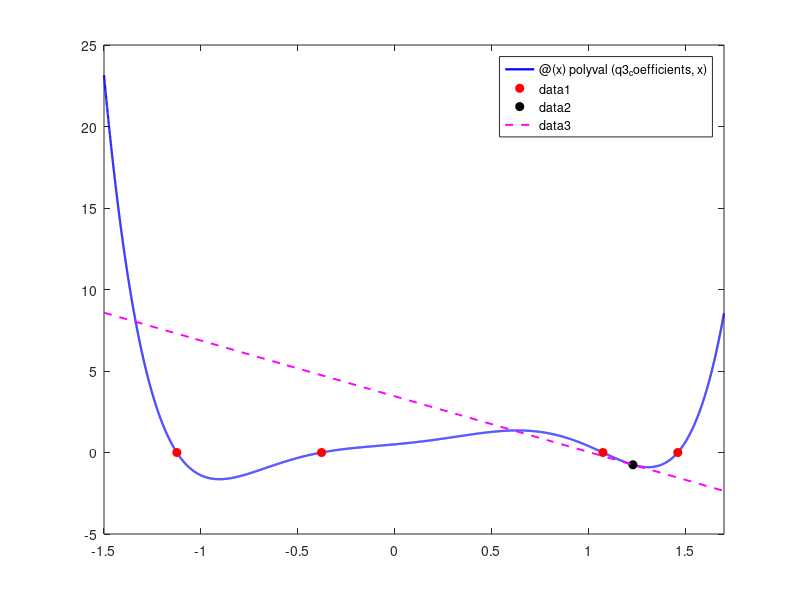

Here is the MATLAB script that generated this plot: (Note: this script raises an error after producing the figure.)
clear;
clc;
close all;

q1_f = @(x) 2*x.^4+3*x-3;
q1_value_at_zero = q1_f(0);
q1_y_intercept = [0,q1_value_at_zero];
q1_statement_true = q1_value_at_zero==3;

q2_f = @(x) 5*x-6;
q2_point = [2,4];
q2_value = q2_f(q2_point(1));
q2_statement_true = q2_value==q2_point(2);

q3_coefficients = [3,-2.9,-4.9,2.7,0.9,1.1,0.5];
q3_f = @(x) polyval(q3_coefficients,x);
q3_all_roots = roots(q3_coefficients);
q3_real_roots = sort(real(q3_all_roots(abs(imag(q3_all_roots))<1e-10)));
q3_value_at_zero = q3_f(0);
q3_zero_is_root = abs(q3_value_at_zero)<1e-10;
q3_x0 = 1.23;
q3_y0 = q3_f(q3_x0);
q3_point = [q3_x0,q3_y0];
q3_derivative_coefficients = polyder(q3_coefficients);
q3_tangent_slope = polyval(q3_derivative_coefficients,q3_x0);
q3_tangent = @(x) q3_y0+q3_tangent_slope*(x-q3_x0);
figure('Name','Question 3','Color','w','Position',[100,100,1000,650]);
fplot(q3_f,[-1.5,1.7],'b','LineWidth',1.6);
hold on;
plot(q3_real_roots,zeros(size(q3_real_roots)),'ro','MarkerFaceColor','r');
plot(q3_x0,q3_y0,'ko','MarkerFaceColor','k');
fplot(q3_tangent,[-1.5,1.7],'m--','LineWidth',1.4);
yline(0,'k:');
xlabel('x'); ylabel('y'); title('Question 3');
legend('Polynomial','Real zeros','Point at x = 1.23','Tangent line','Location','best');
grid on;

q3_g = q3_f;
q3_restricted_domain = [0.2,1.5];
figure('Name','Question 3 - restricted domain','Color','w','Position',[100,100,1000,650]);
fplot(q3_g,q3_restricted_domain,'b','LineWidth',1.6);
xlim(q3_restricted_domain);
xlabel('x'); ylabel('g(x)'); title('Question 3 - restricted domain'); grid on;

q4_A = [2,4];
q4_B = [3,-2];
q4_delta_y = q4_B(2)-q4_A(2);
q4_delta_x = q4_B(1)-q4_A(1);
q4_slope = q4_delta_y/q4_delta_x;

q5_coefficients = [1,0,-1];
q5_function_roots = sort(roots(q5_coefficients));
q5_derivative_coefficients = polyder(q5_coefficients);
q5_derivative_roots = roots(q5_derivative_coefficients);
q5_derivative_at_function_roots = polyval(q5_derivative_coefficients,q5_function_roots);
q5_statement_true = all(abs(q5_derivative_at_function_roots)<1e-10);

q6_F = @(x,y) x.^3+y.^3-5*x.*y.^2-x+1;
q6_point = [1,4];
q6_point_residual = q6_F(q6_point(1),q6_point(2));
q6_point_on_curve = abs(q6_point_residual)<1e-10;
figure('Name','Question 6','Color','w','Position',[100,100,1000,650]);
fimplicit(q6_F,[-10,10,-10,10],'b','LineWidth',1.8);
xlabel('x'); ylabel('y'); title('Question 6'); grid on; axis equal;
xlim([-10,10]); ylim([-10,10]);

[q7_X,q7_Y] = meshgrid(linspace(-1,1,201),linspace(-sqrt(2),sqrt(2),201));
q7_radicand = 1-q7_X.^2-0.5*q7_Y.^2;
q7_domain_mask = q7_radicand>=0;
q7_Z = nan(size(q7_radicand));
q7_Z(q7_domain_mask) = sqrt(q7_radicand(q7_domain_mask));
q7_point = [0.5,0.2,sqrt(1-0.5^2-0.5*0.2^2)];
figure('Name','Question 7','Color','w','Position',[100,100,1000,650]);
surf(q7_X,q7_Y,q7_Z,'EdgeColor','none','FaceAlpha',0.85);
hold on;
plot3(q7_point(1),q7_point(2),q7_point(3),'ro','MarkerFaceColor','r','MarkerSize',8);
xlabel('x'); ylabel('y'); zlabel('z'); title('Question 7'); grid on; axis equal; view(3);

q8_F1 = @(x,y,z) x+y-z;
q8_F2 = @(x,y,z) x-2*y+3*z-4;
q8_F3 = @(x,y,z) 2*x-0.5*y+4*z+2;
q8_window = [-5,5,-5,5,-5,5];
figure('Name','Question 8','Color','w','Position',[100,100,1000,650]);
fimplicit3(q8_F1,q8_window,'FaceColor','r','EdgeColor','none','FaceAlpha',0.45);
hold on;
fimplicit3(q8_F2,q8_window,'FaceColor','g','EdgeColor','none','FaceAlpha',0.45);
fimplicit3(q8_F3,q8_window,'FaceColor','b','EdgeColor','none','FaceAlpha',0.45);
xlabel('x'); ylabel('y'); zlabel('z'); title('Question 8');
legend('x + y - z = 0','x - 2y + 3z = 4','2x - 0.5y + 4z = -2','Location','best');
grid on; axis equal; view(3);

q1_statement_true
q1_y_intercept
q2_statement_true
q3_real_roots
q3_value_at_zero
q3_point
q3_tangent_slope
q4_slope
q5_statement_true
q5_derivative_at_function_roots
q6_point_residual
q6_point_on_curve
q7_point
